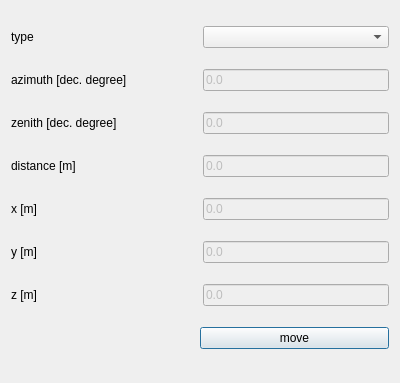
<?xml version="1.0" encoding="UTF-8"?>
<ui version="4.0">
 <class>MovementDialog</class>
 <widget class="QDialog" name="MovementDialog">
  <property name="geometry">
   <rect>
    <x>0</x>
    <y>0</y>
    <width>400</width>
    <height>383</height>
   </rect>
  </property>
  <property name="windowTitle">
   <string>Dialog</string>
  </property>
  <property name="sizeGripEnabled">
   <bool>false</bool>
  </property>
  <layout class="QVBoxLayout" name="verticalLayout">
   <item>
    <layout class="QHBoxLayout" name="horizontalLayout" stretch="1,1">
     <item>
      <widget class="QLabel" name="label_type">
       <property name="text">
        <string>type</string>
       </property>
      </widget>
     </item>
     <item>
      <widget class="QComboBox" name="comboBox_typeOfReading"/>
     </item>
    </layout>
   </item>
   <item>
    <layout class="QHBoxLayout" name="horizontalLayout_2" stretch="1,1">
     <property name="spacing">
      <number>6</number>
     </property>
     <property name="sizeConstraint">
      <enum>QLayout::SetDefaultConstraint</enum>
     </property>
     <item>
      <widget class="QLabel" name="label_azimuth">
       <property name="text">
        <string>azimuth [dec. degree]</string>
       </property>
      </widget>
     </item>
     <item>
      <widget class="QLineEdit" name="lineEdit_azimuth">
       <property name="enabled">
        <bool>false</bool>
       </property>
       <property name="text">
        <string>0.0</string>
       </property>
      </widget>
     </item>
    </layout>
   </item>
   <item>
    <layout class="QHBoxLayout" name="horizontalLayout_3" stretch="1,1">
     <item>
      <widget class="QLabel" name="label_zenith">
       <property name="text">
        <string>zenith [dec. degree]</string>
       </property>
      </widget>
     </item>
     <item>
      <widget class="QLineEdit" name="lineEdit_zenith">
       <property name="enabled">
        <bool>false</bool>
       </property>
       <property name="text">
        <string>0.0</string>
       </property>
      </widget>
     </item>
    </layout>
   </item>
   <item>
    <layout class="QHBoxLayout" name="horizontalLayout_4" stretch="1,1">
     <item>
      <widget class="QLabel" name="label_distance">
       <property name="text">
        <string>distance [m]</string>
       </property>
      </widget>
     </item>
     <item>
      <widget class="QLineEdit" name="lineEdit_distance">
       <property name="enabled">
        <bool>false</bool>
       </property>
       <property name="text">
        <string>0.0</string>
       </property>
      </widget>
     </item>
    </layout>
   </item>
   <item>
    <layout class="QHBoxLayout" name="horizontalLayout_5" stretch="1,1">
     <item>
      <widget class="QLabel" name="label_x">
       <property name="text">
        <string>x [m]</string>
       </property>
      </widget>
     </item>
     <item>
      <widget class="QLineEdit" name="lineEdit_x">
       <property name="enabled">
        <bool>false</bool>
       </property>
       <property name="text">
        <string>0.0</string>
       </property>
      </widget>
     </item>
    </layout>
   </item>
   <item>
    <layout class="QHBoxLayout" name="horizontalLayout_6" stretch="1,1">
     <item>
      <widget class="QLabel" name="label_y">
       <property name="text">
        <string>y [m]</string>
       </property>
      </widget>
     </item>
     <item>
      <widget class="QLineEdit" name="lineEdit_y">
       <property name="enabled">
        <bool>false</bool>
       </property>
       <property name="text">
        <string>0.0</string>
       </property>
      </widget>
     </item>
    </layout>
   </item>
   <item>
    <layout class="QHBoxLayout" name="horizontalLayout_7" stretch="1,1">
     <item>
      <widget class="QLabel" name="label_z">
       <property name="text">
        <string>z [m]</string>
       </property>
      </widget>
     </item>
     <item>
      <widget class="QLineEdit" name="lineEdit_z">
       <property name="enabled">
        <bool>false</bool>
       </property>
       <property name="text">
        <string>0.0</string>
       </property>
      </widget>
     </item>
    </layout>
   </item>
   <item>
    <layout class="QHBoxLayout" name="horizontalLayout_8" stretch="1,1">
     <item>
      <spacer name="horizontalSpacer">
       <property name="orientation">
        <enum>Qt::Horizontal</enum>
       </property>
       <property name="sizeHint" stdset="0">
        <size>
         <width>40</width>
         <height>20</height>
        </size>
       </property>
      </spacer>
     </item>
     <item>
      <widget class="QPushButton" name="pushButton_move">
       <property name="text">
        <string>move</string>
       </property>
      </widget>
     </item>
    </layout>
   </item>
  </layout>
 </widget>
 <resources/>
 <connections/>
</ui>
